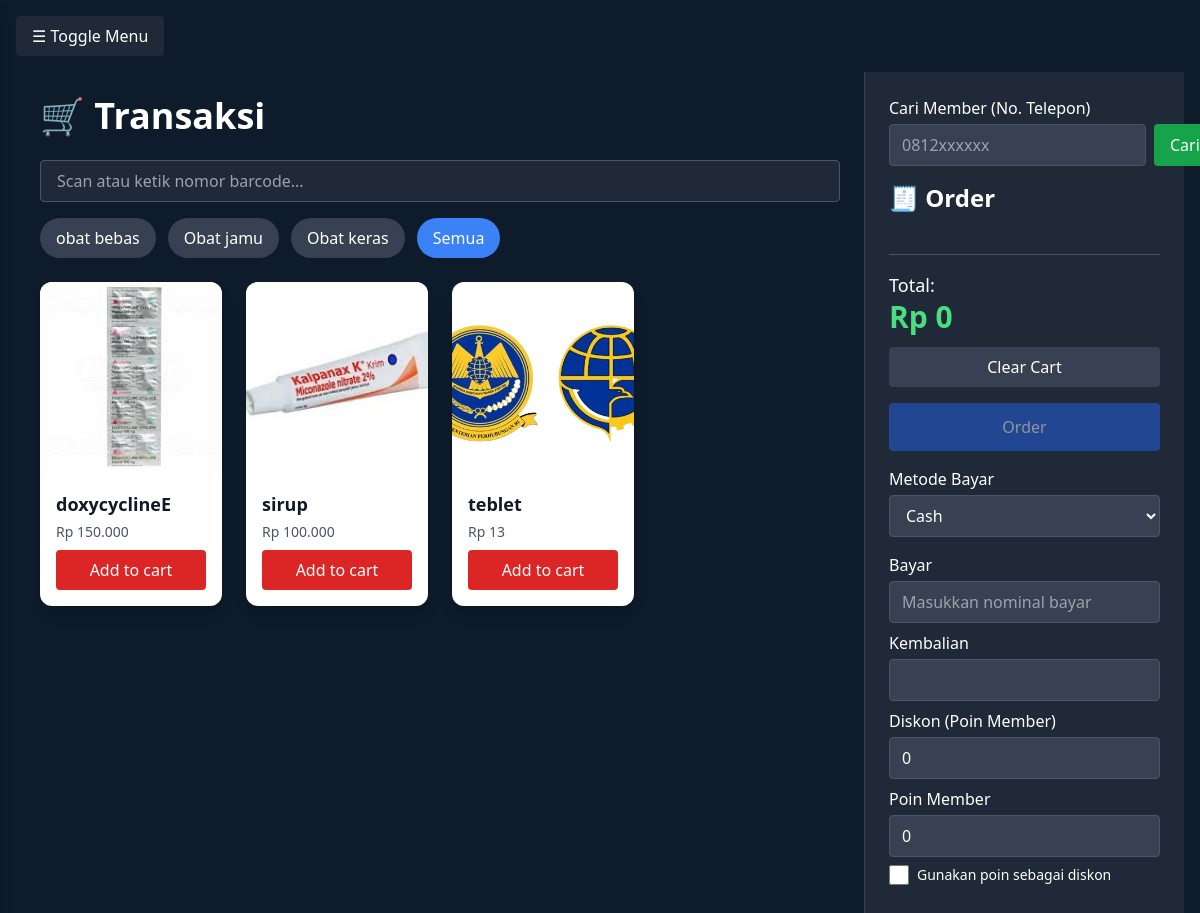
Screenshot of /kasir/transaksi.php (signed in) with the database file from the repository.
### tables this page shows
CREATE TABLE `kategori` (
  `id` int(11) NOT NULL,
  `gambar` varchar(255) DEFAULT NULL,
  `nama_kategori` varchar(50) DEFAULT NULL,
  `keterangan` text DEFAULT NULL,
  `jumlah_produk` int(11) DEFAULT 0,
  `created_by` int(11) DEFAULT NULL,
  `updated_by` int(11) DEFAULT NULL
);

CREATE TABLE `produk` (
  `id` int(11) NOT NULL,
  `nama_produk` varchar(100) DEFAULT NULL,
  `id_kategori` int(11) DEFAULT NULL,
  `stok` int(11) DEFAULT NULL,
  `harga_beli` int(11) DEFAULT NULL,
  `harga_jual` int(11) DEFAULT NULL,
  `expired_date` date DEFAULT NULL,
  `gambar` varchar(255) DEFAULT NULL,
  `barcode` varchar(50) DEFAULT NULL,
  `izin_edar` varchar(255) DEFAULT NULL,
  `deskripsi` text DEFAULT NULL,
  `created_by` int(11) DEFAULT NULL,
  `updated_by` int(11) DEFAULT NULL
);

### kasir/transaksi.php (the view, shortened to what this page needs)
<?php
include '../config/config.php';
include '../includes/header.php';
include '../includes/navbar.php';
$kategoriResult = $conn->query("SELECT * FROM kategori ORDER BY nama_kategori ASC");
$kategoriArray = [];
while ($row = $kategoriResult->fetch_assoc()) {
    $kategoriArray[] = $row;
}
$produkResult = $conn->query("
    SELECT
        produk.id,
        produk.nama_produk,
        produk.harga_jual,
        produk.gambar,
        produk.barcode,
        produk.expired_date,
        kategori.nama_kategori AS kategori
    FROM produk
    LEFT JOIN kategori ON produk.id_kategori = kategori.id
    WHERE produk.expired_date IS NULL OR produk.expired_date >= CURDATE()
    ORDER BY produk.nama_produk ASC
");
$produkArray = [];
while ($row = $produkResult->fetch_assoc()) {
    $produkArray[] = $row;
}
?>
<!DOCTYPE html>
<html lang="id">
<head>
    <script src="https://cdn.tailwindcss.com"></script>
</head>
<body class="bg-gray-900 text-white min-h-screen font-sans">
    <div class="flex flex-col md:flex-row min-h-screen">
        <main class="flex-1 p-6">
            <h1 class="text-4xl font-bold mb-6">🛒 Transaksi</h1>
<div class="mb-4">
    <input type="text" id="barcodeInput"
           placeholder="Scan atau ketik nomor barcode..."
           class="w-full px-4 py-2 rounded bg-gray-800 text-white border border-gray-600 focus:outline-none focus:ring-2 focus:ring-blue-500"
           autofocus />
</div>
            <div class="flex flex-wrap gap-3 mb-6">
<?php foreach ($kategoriArray as $kategori): ?>
    <button
        class="kategoriBtn bg-gray-700 hover:bg-blue-600 px-4 py-2 rounded-full text-white transition"
        data-kategori="<?= htmlspecialchars($kategori['nama_kategori']) ?>">
        <?= htmlspecialchars($kategori['nama_kategori']) ?>
    </button>
<?php endforeach; ?>
                <button
                    class="kategoriBtn bg-blue-500 px-4 py-2 rounded-full text-white"
                    data-kategori="all">
                    Semua
                </button>
            </div>
            <div class="grid grid-cols-1 sm:grid-cols-2 md:grid-cols-3 lg:grid-cols-4 gap-6">
                <?php foreach ($produkArray as $produk): ?>
                    <div
                        class="produkCard bg-white text-gray-900 rounded-xl overflow-hidden shadow-lg hover:shadow-xl transition-transform transform hover:-translate-y-1"
                        data-kategori="<?= htmlspecialchars($produk['kategori']) ?>">
                        <img src="/apotek-kasir/assets/img/produk/<?= $produk['gambar'] ?>"
                             class="w-full h-48 object-cover"
                             alt="<?= $produk['nama_produk'] ?>" />
                        <div class="p-4">
                            <h3 class="text-lg font-bold mb-1"><?= $produk['nama_produk'] ?></h3>
                            <p class="text-sm text-gray-600 mb-2">Rp <?= number_format($produk['harga_jual'], 0, ',', '.') ?></p>
                            <button
                                onclick='addToCart(<?= json_encode($produk) ?>)'
                                class="w-full bg-red-600 hover:bg-red-700 text-white py-2 rounded">
                                Add to cart
                            </button>
                        </div>
                    </div>
                <?php endforeach; ?>
            </div>
        </main>
        <aside class="w-full md:w-80 bg-gray-800 p-6 border-t md:border-t-0 md:border-l border-gray-700">
            <div class="mb-4">
    <label class="block mb-1">Cari Member (No. Telepon)</label>
    <div class="flex space-x-2">
        <input type="text" id="memberPhone" placeholder="0812xxxxxx"
               class="flex-1 px-3 py-2 rounded bg-gray-700 border border-gray-600 focus:outline-none" />
        <button type="button" id="searchMemberBtn"
                class="bg-green-600 hover:bg-green-700 px-4 py-2 rounded text-white">
            Cari
        </button>
    </div>
</div>
            <h2 class="text-2xl font-semibold mb-4">🧾 Order</h2>
            <div class="mt-6 pt-4 border-t border-gray-600">
                <p class="text-lg">Total:</p>
                <p id="cartTotal" class="text-3xl font-bold text-green-400">Rp 0</p>
                <button id="clearCartBtn"
        class="mt-3 w-full bg-gray-700 hover:bg-gray-600 text-white py-2 rounded transition">
    Clear Cart
</button>
                <button id="orderBtn" disabled
                        class="mt-4 w-full bg-blue-600 hover:bg-blue-700 text-white py-3 rounded disabled:opacity-50">
                    Order
                </button>
            </div>
<div class="mt-4">
    <label class="block mb-1">Metode Bayar</label>
    <select id="metodeBayar" name="metode_bayar" form="checkoutForm"
        class="w-full px-3 py-2 rounded bg-gray-700 border border-gray-600 text-white">
        <option value="cash">Cash</option>
    </select>
</div>
<div class="mt-4">
    <label class="block mb-1">Bayar</label>
    <input type="number" id="bayarInput" min="0" class="w-full px-3 py-2 rounded bg-gray-700 border border-gray-600 text-white" placeholder="Masukkan nominal bayar">
</div>
<div class="mt-2">
    <label class="block mb-1">Kembalian</label>
    <input type="text" id="kembalianInput" class="w-full px-3 py-2 rounded bg-gray-700 border border-gray-600 text-white" readonly>
</div>
<div class="mt-2">
    <label class="block mb-1">Diskon (Poin Member)</label>
    <input type="number" id="diskonInput" class="w-full px-3 py-2 rounded bg-gray-700 border border-gray-600 text-white" readonly value="0">
</div>
<div class="mt-2">
    <label class="block mb-1">Poin Member</label>
    <input type="number" id="poinMemberInput" class="w-full px-3 py-2 rounded bg-gray-700 border border-gray-600 text-white" readonly value="0">
</div>
<div class="mt-2 flex items-center gap-2">
    <input type="checkbox" id="pakaiPoinCheckbox" class="form-checkbox h-5 w-5 text-blue-600">
    <label for="pakaiPoinCheckbox" class="text-sm">Gunakan poin sebagai diskon</label>
</div>
        </aside>
    </div>
</div>
</body>
</html>

### rows the page displays
kategori: nama_kategori "obat bebas"
kategori: nama_kategori "Obat jamu"
kategori: nama_kategori "Obat keras"
produk: gambar (picture), nama_produk "doxycyclineE", harga_jual "150.000"
produk: gambar (picture), nama_produk "sirup", harga_jual "100.000"
produk: gambar (picture), nama_produk "teblet", harga_jual "13"
